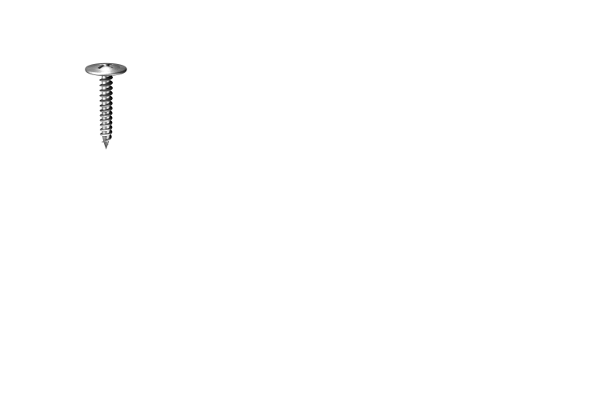
#> input picture Aulas/aula9e10/Figuras/screw_u8.bmp, 600 x 400 px
$ jupyter execute aula9.ipynb
#> lines starting #> are read from the running program, lines starting #| are printed output that depends on the picture
[cell 1]
import cv2
import numpy as np
import matplotlib.pyplot as plt

[cell 2]
img = cv2.imread('Figuras/screw_u8.bmp', cv2.IMREAD_GRAYSCALE)
#> img is the input picture: shape (400, 600); min 0, max 255, mean 254.4
def resize_img(img, scale):
#> called with scale = 2
    (h, w) = img.shape
#> h = 400; w = 600

    TH_01 = np.array([[scale, 0, 0],
                    [0, scale, 0],
                    [0, 0, 1]], dtype=np.float32)

    TH_10 = np.linalg.inv(TH_01)

    img_out = np.ones((h, w), dtype = np.uint8) * 255

    for u in range(w):
        for v in range(h):

            p1 = np.array([ [u], [v], [1] ])
            p0 = np.matmul(TH_10, p1)

            x = int(p0[0])
            y = int(p0[1])

            if x >= 0 and x < w and y >= 0 and y < h:
                img_out[v, u] = img[y, x]
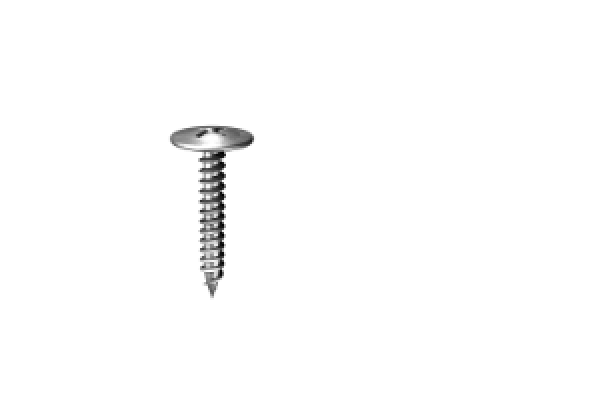
#> img_out: shape (400, 600); min 0, max 255, mean 252.5


    plt.figure(figsize=(10, 10))

    plt.subplot(1, 2, 1)
    plt.imshow(img, cmap='gray')
    plt.title('Original')
    plt.axis('off')

    plt.subplot(1, 2, 2)
    plt.imshow(img_out, cmap='gray')
    plt.title('Transformada')
    plt.axis('off')

[cell 3]
img_resized = resize_img(img, 2)
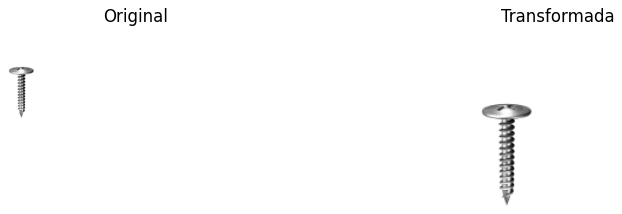
#> figure drawn by matplotlib, 2 panels

[cell 4]
img2 = cv2.imread('Figuras/Brick_U8.bmp', cv2.IMREAD_GRAYSCALE)
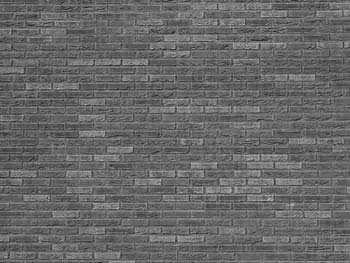
#> input picture Aulas/aula9e10/Figuras/Brick_U8.bmp, 350 x 263 px
#> img2 is the input picture: shape (263, 350); min 30, max 188, mean 103.6


(h, w) = img2.shape
#> h = 263; w = 350
TH_01 = np.array([[1, -0.2, 55],
                [0, 1, 0],
                [0, 0, 1]], dtype=np.float32)
TH_10 = np.linalg.inv(TH_01)
img_out = np.ones((h, w), dtype = np.uint8) * 255
for u in range(w):
    for v in range(h):
        p1 = np.array([ [u], [v], [1] ])
        p0 = np.matmul(TH_10, p1)
        x = int(p0[0])
        y = int(p0[1])
        if x >= 0 and x < w and y >= 0 and y < h:
            img_out[v, u] = img2[y, x]
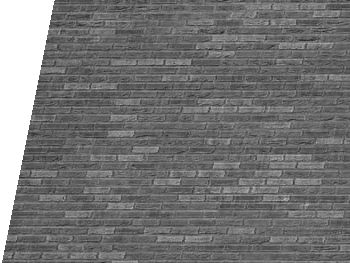
#> img_out: shape (263, 350); min 30, max 255, mean 115.9

plt.figure(figsize=(10, 10))
plt.subplot(1, 2, 1)
plt.imshow(img2, cmap='gray')
plt.title('Original')
plt.axis('off')
plt.subplot(1, 2, 2)
plt.imshow(img_out, cmap='gray')
plt.title('Transformada')
plt.axis('off')

[cell 5]
def img_perspective(img, matrix):
    (h, w) = img.shape
#> h = 263; w = 350

    TH_01 = np.array(matrix, dtype=np.float32)
    TH_10 = np.linalg.inv(TH_01)

    img_out = np.ones((h, w), dtype = np.uint8) * 255

    for u in range(w):
        for v in range(h):

            p1 = np.array([ [u], [v], [1] ])
            p0 = np.matmul(TH_10, p1)

            x = int(p0[0][0]/p0[2][0])
            y = int(p0[1][0]/p0[2][0])

            if x >= 0 and x < w and y >= 0 and y < h:
                img_out[v, u] = img[y, x]
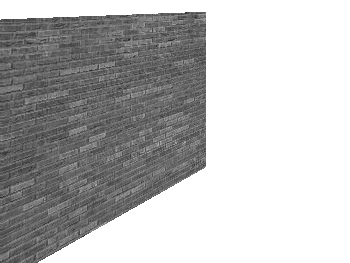
#> img_out: shape (263, 350); min 31, max 255, mean 184

    plt.figure(figsize=(10, 10))

    plt.subplot(1, 2, 1)
    plt.imshow(img, cmap='gray')
    plt.title('Original')
    plt.axis('off')

    plt.subplot(1, 2, 2)
    plt.imshow(img_out, cmap='gray')
    plt.title('Transformada')
    plt.axis('off')

[cell 6]
img_perspective(img2, [[1,0,0],[0,1,20],[0.002,0,1]])

[cell 7]
img3 = cv2.imread('Figuras/Placa_u8.bmp', cv2.IMREAD_GRAYSCALE)
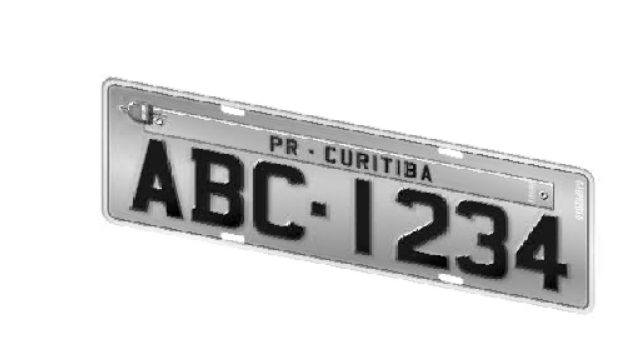
#> input picture Aulas/aula9e10/Figuras/Placa_u8.bmp, 620 x 350 px
#> img3 is the input picture: shape (350, 620); min 0, max 255, mean 218.3

img_perspective(img3, [[0.76, 0, 48.97],
                       [-0.18, 0.92, 45.03],
                       [0, 0, 1]])
#> after the loop in img_perspective (call 2), `for u in range(w):`:
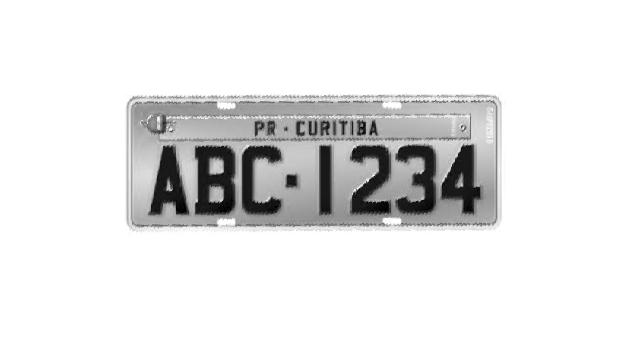
#> img_out: shape (350, 620); min 0, max 255, mean 229.4
